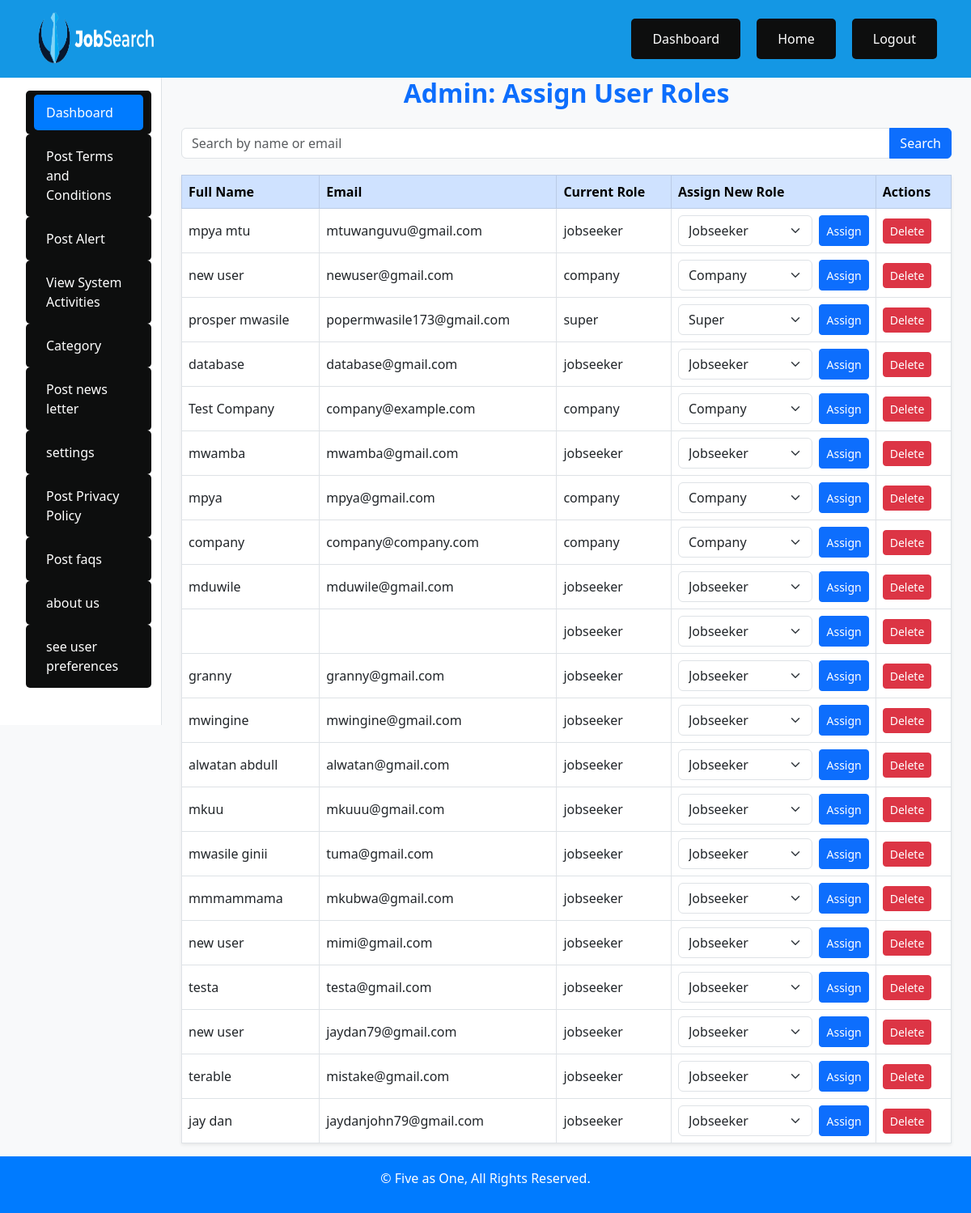
The app's page /dashboards/super_admin_dashboard.php (signed in) with its own data.
### tables this page shows
CREATE TABLE `users` (
  `user_id` int(11) NOT NULL,
  `full_name` varchar(100) NOT NULL,
  `email` varchar(100) NOT NULL,
  `password_hash` varchar(255) NOT NULL,
  `role_id` int(11) NOT NULL,
  `profile_picture` varchar(255) NOT NULL DEFAULT '../uploads/default_profile.png',
  `created_at` timestamp NULL DEFAULT current_timestamp()
);

CREATE TABLE `roles` (
  `role_id` int(11) NOT NULL,
  `role_name` varchar(50) NOT NULL
);

### dashboards/super_admin_dashboard.php (the view, shortened to what this page needs)
<?php
require_once '../includes/db.php';
$search_query = $_GET['search'] ?? '';
$search_sql = $search_query ? "WHERE full_name LIKE ? OR email LIKE ?" : '';
$stmt = $pdo->prepare("SELECT user_id, full_name, email, role_id FROM users $search_sql");
if ($search_query) {
    $stmt->execute(["%$search_query%", "%$search_query%"]);
} else {
    $stmt->execute();
}
$users = $stmt->fetchAll();
$roles = $pdo->query("SELECT role_id, role_name FROM roles")->fetchAll();
?>
<!DOCTYPE html>
<html lang="en">
<head>
    <link href="https://cdn.jsdelivr.net/npm/bootstrap@5.3.0/dist/css/bootstrap.min.css" rel="stylesheet">
    <link rel="stylesheet" href="../assets/main_nav.css">
</head>
<body>
    <nav class="navbar navbar-expand-lg navbar-dark bg-primary sticky-top">
        <div class="container">
            <a class="navbar-brand" href="../index.php">
                <img src="/templates/pwk.png" alt="Logo" style="max-width:150px;" />
            </a>
            <div class="collapse navbar-collapse justify-content-end" id="navbarNav">
                <ul class="navbar-nav">
                    <li class="nav-item"><a class="nav-link" href="super_admin_dashboard.php">Dashboard</a></li>
                    <li class="nav-item"><a class="nav-link" href="../index.php">Home</a></li>
                    <li class="nav-item"><a class="nav-link" href="../logout.php">Logout</a></li>
                </ul>
            </div>
        </div>
    </nav>
    <div class="container-fluid">
        <div class="row">
            <nav class="col-md-3 col-lg-2 d-md-block sidebar">
                <div class="position-sticky">
                    <ul class="nav flex-column">
                        <li class="nav-item"><a class="nav-link active" href="super_admin_dashboard.php">Dashboard</a>
                        </li>
                        <li class="nav-item"><a class="nav-link" href="post_terms_conditions.php">Post Terms and
                                Conditions</a></li>
                        <li class="nav-item"><a class="nav-link" href="post_alert.php">Post Alert</a></li>
                        <li class="nav-item"><a class="nav-link" href="view_audit_logs.php">View System Activities</a>
                        </li>
                        <li class="nav-item"><a class="nav-link" href="post_category.php"><i class="bi bi-grid"></i> Category
                        </a></li>
                        <li class="nav-item"><a class="nav-link" href="post_news.php">Post news letter</a></li>
                        <li class="nav-item"><a class="nav-link" href="settings.php">settings</a></li>
                        <li class="nav-item"><a class="nav-link" href="post_privacy_policy.php">Post Privacy Policy</a></li>
                        <li class="nav-item"><a class="nav-link" href="post_faq.php">Post faqs</a></li>
                        <li class="nav-item"><a class="nav-link" href="post_about_us.php">about us</a></li>
                        <li class="nav-item"><a class="nav-link" href="user_preferences.php">see user preferences</a></li>
                    </ul>
                </div>
            </nav>
            <main class="col-md-9 ms-sm-auto col-lg-10 px-md-4">
                <h2 class="text-center mb-4">Admin: Assign User Roles</h2>
                <form method="GET" class="search-bar">
                    <div class="input-group">
                        <input type="text" name="search" class="form-control" placeholder="Search by name or email"
                            value="<?= htmlspecialchars($search_query) ?>">
                        <button class="btn btn-primary" type="submit">Search</button>
                    </div>
                </form>
                <table class="table table-bordered bg-white shadow-sm">
                    <thead class="table-primary">
                        <tr>
                            <th>Full Name</th>
                            <th>Email</th>
                            <th>Current Role</th>
                            <th>Assign New Role</th>
                            <th>Actions</th>
                        </tr>
                    </thead>
                    <tbody>
                        <?php if ($users): ?>
                            <?php foreach ($users as $user): ?>
                                <tr>
                                    <td><?= htmlspecialchars($user['full_name']) ?></td>
                                    <td><?= htmlspecialchars($user['email']) ?></td>
                                    <td>
                                        <?php
                                        $currentRole = array_filter($roles, fn($r) => $r['role_id'] == $user['role_id']);
                                        echo $currentRole ? reset($currentRole)['role_name'] : 'Unknown';
                                        ?>
                                    </td>
                                    <td>
                                        <form method="POST" class="d-flex">
                                            <select name="role_id" class="form-select me-2">
                                                <?php foreach ($roles as $role): ?>
                                                    <option value="<?= $role['role_id'] ?>" <?= $role['role_id'] == $user['role_id'] ? 'selected' : '' ?>>
                                                        <?= ucfirst($role['role_name']) ?>
                                                    </option>
                                                <?php endforeach; ?>
                                            </select>
                                            <button class="btn btn-sm btn-primary">Assign</button>
                                        </form>
                                    </td>
                                    <td>
                                        <a href="super_admin_dashboard.php?delete_user_id=<?= $user['user_id'] ?>"
                                            class="btn btn-sm btn-danger"
                                            onclick="return confirm('Are you sure you want to delete this user?');">Delete</a>
                                    </td>
                                </tr>
                            <?php endforeach; ?>
                        <?php else: ?>
                            <tr>
                                <td colspan="5" class="text-center">No users found.</td>
                            </tr>
                        <?php endif; ?>
                    </tbody>
                </table>
            </main>
        </div>
    </div>
</body>
<?php include '../footer.php'; ?>
</html>

### assets/main_nav.css (style rules this page uses)
.navbar-brand img { width: 300px; height: 70px; }
.nav-item { margin-left: 20px; background-color: rgb(13, 14, 14); border-radius: 5px; padding: 5px 10px; }
.nav-link { color: white !important; }
.bg-primary { background-color: #1497e4 !important; }
.navbar-nav .nav-link { color: white !important; transition: background-color 0.3s ease, transform 0.2s ease; padding: 0.5rem 1rem !important; border-radius: 4px; }

### dashboards/super_admin_dashboard.php (style rules this page uses)
body { background-color: #f8f9fa; font-family: 'Segoe UI', sans-serif; }
h2 { font-weight: 600; color: #0d6efd; }
.table td, .table th { vertical-align: middle; }
.search-bar { margin-bottom: 20px; }
.sidebar { height: 100vh; background-color: #ffffff; border-right: 1px solid #dee2e6; padding-top: 1rem; }
.sidebar .nav-link { color: #333; font-weight: 500; padding: 10px 15px; }
.sidebar .nav-link.active { background-color: #007bff; color: white !important; border-radius: 5px; }

### records on screen
users: full_name "mpya mtu", email "mtuwanguvu@gmail.com", role.role_name "jobseeker", role_id "Jobseeker"
users: full_name "new user", email "newuser@gmail.com", role.role_name "company", role_id "Company"
users: full_name "prosper mwasile", email "popermwasile173@gmail.com", role.role_name "super", role_id "Super"
users: full_name "database", email "database@gmail.com", role.role_name "jobseeker", role_id "Jobseeker"
users: full_name "Test Company", email "company@example.com", role.role_name "company", role_id "Company"
users: full_name "mwamba", email "mwamba@gmail.com", role.role_name "jobseeker", role_id "Jobseeker"
users: full_name "mpya", email "mpya@gmail.com", role.role_name "company", role_id "Company"
users: full_name "company", email "company@company.com", role.role_name "company", role_id "Company"
users: full_name "mduwile", email "mduwile@gmail.com", role.role_name "jobseeker", role_id "Jobseeker"
users: role.role_name "jobseeker", role_id "Jobseeker"
users: full_name "granny", email "granny@gmail.com", role.role_name "jobseeker", role_id "Jobseeker"
users: full_name "mwingine", email "mwingine@gmail.com", role.role_name "jobseeker", role_id "Jobseeker"
users: full_name "alwatan abdull", email "alwatan@gmail.com", role.role_name "jobseeker", role_id "Jobseeker"
users: full_name "mkuu", email "mkuuu@gmail.com", role.role_name "jobseeker", role_id "Jobseeker"
users: full_name "mwasile ginii", email "tuma@gmail.com", role.role_name "jobseeker", role_id "Jobseeker"
users: full_name "mmmammama", email "mkubwa@gmail.com", role.role_name "jobseeker", role_id "Jobseeker"
users: full_name "new user", email "mimi@gmail.com", role.role_name "jobseeker", role_id "Jobseeker"
users: full_name "testa", email "testa@gmail.com", role.role_name "jobseeker", role_id "Jobseeker"
users: full_name "new user", email "jaydan79@gmail.com", role.role_name "jobseeker", role_id "Jobseeker"
users: full_name "terable", email "mistake@gmail.com", role.role_name "jobseeker", role_id "Jobseeker"
users: full_name "jay dan", email "jaydanjohn79@gmail.com", role.role_name "jobseeker", role_id "Jobseeker"
